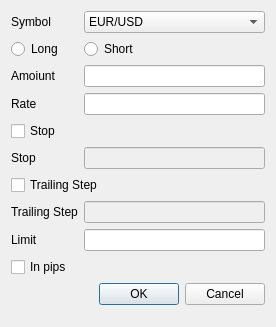
<?xml version="1.0" encoding="UTF-8"?>
<ui version="4.0">
 <class>OpenOrd</class>
 <widget class="QDialog" name="OpenOrd">
  <property name="geometry">
   <rect>
    <x>0</x>
    <y>0</y>
    <width>276</width>
    <height>327</height>
   </rect>
  </property>
  <property name="windowTitle">
   <string>Dialog</string>
  </property>
  <layout class="QGridLayout" name="gridLayout">
   <item row="0" column="0">
    <widget class="QLabel" name="label">
     <property name="text">
      <string>Symbol</string>
     </property>
    </widget>
   </item>
   <item row="0" column="1">
    <widget class="QComboBox" name="comboBox">
     <item>
      <property name="text">
       <string>EUR/USD</string>
      </property>
     </item>
    </widget>
   </item>
   <item row="1" column="0">
    <widget class="QRadioButton" name="radioButton">
     <property name="text">
      <string>Long</string>
     </property>
    </widget>
   </item>
   <item row="1" column="1">
    <widget class="QRadioButton" name="radioButton_2">
     <property name="text">
      <string>Short</string>
     </property>
    </widget>
   </item>
   <item row="2" column="0">
    <widget class="QLabel" name="label_2">
     <property name="text">
      <string>Amoiunt</string>
     </property>
    </widget>
   </item>
   <item row="2" column="1">
    <widget class="QLineEdit" name="lineEdit"/>
   </item>
   <item row="3" column="0">
    <widget class="QLabel" name="label_6">
     <property name="text">
      <string>Rate</string>
     </property>
    </widget>
   </item>
   <item row="3" column="1">
    <widget class="QLineEdit" name="lineEdit_2"/>
   </item>
   <item row="4" column="0">
    <widget class="QCheckBox" name="checkBox">
     <property name="text">
      <string>Stop</string>
     </property>
    </widget>
   </item>
   <item row="5" column="0">
    <widget class="QLabel" name="label_3">
     <property name="text">
      <string>Stop</string>
     </property>
    </widget>
   </item>
   <item row="5" column="1">
    <widget class="QLineEdit" name="lineEdit_3">
     <property name="enabled">
      <bool>false</bool>
     </property>
    </widget>
   </item>
   <item row="6" column="0" colspan="2">
    <widget class="QCheckBox" name="checkBox_2">
     <property name="text">
      <string>Trailing Step</string>
     </property>
    </widget>
   </item>
   <item row="7" column="0">
    <widget class="QLabel" name="label_4">
     <property name="text">
      <string>Trailing Step</string>
     </property>
    </widget>
   </item>
   <item row="7" column="1">
    <widget class="QLineEdit" name="lineEdit_4">
     <property name="enabled">
      <bool>false</bool>
     </property>
    </widget>
   </item>
   <item row="8" column="0">
    <widget class="QLabel" name="label_5">
     <property name="text">
      <string>Limit</string>
     </property>
    </widget>
   </item>
   <item row="8" column="1">
    <widget class="QLineEdit" name="lineEdit_5">
     <property name="enabled">
      <bool>true</bool>
     </property>
    </widget>
   </item>
   <item row="9" column="0">
    <widget class="QCheckBox" name="checkBox_3">
     <property name="text">
      <string>In pips</string>
     </property>
    </widget>
   </item>
   <item row="10" column="1">
    <widget class="QDialogButtonBox" name="buttonBox">
     <property name="orientation">
      <enum>Qt::Horizontal</enum>
     </property>
     <property name="standardButtons">
      <set>QDialogButtonBox::Cancel|QDialogButtonBox::Ok</set>
     </property>
    </widget>
   </item>
  </layout>
 </widget>
 <resources/>
 <connections>
  <connection>
   <sender>buttonBox</sender>
   <signal>accepted()</signal>
   <receiver>OpenOrd</receiver>
   <slot>accept()</slot>
   <hints>
    <hint type="sourcelabel">
     <x>248</x>
     <y>254</y>
    </hint>
    <hint type="destinationlabel">
     <x>157</x>
     <y>274</y>
    </hint>
   </hints>
  </connection>
  <connection>
   <sender>buttonBox</sender>
   <signal>rejected()</signal>
   <receiver>OpenOrd</receiver>
   <slot>reject()</slot>
   <hints>
    <hint type="sourcelabel">
     <x>316</x>
     <y>260</y>
    </hint>
    <hint type="destinationlabel">
     <x>286</x>
     <y>274</y>
    </hint>
   </hints>
  </connection>
 </connections>
</ui>
